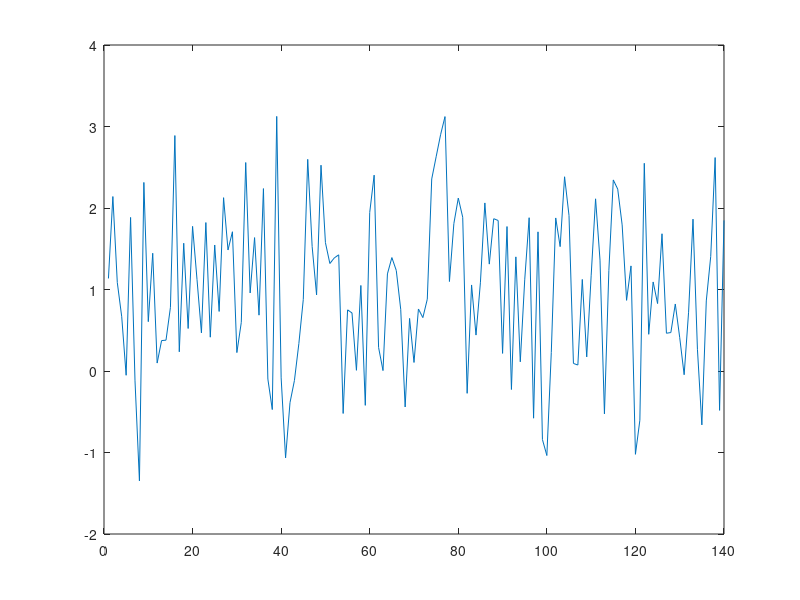

Write the MATLAB code that produced this figure.

clear all; close all; clc;

r = normrnd(1,3,[1 100]);
plot(r)


r = normrnd(1,1,[1 140]);
plot(r)

% aggiungo questo commento ora

% added another comment

% Marcello's comment from his branch

% aggiungo ciao

% ho aggiunto questa
